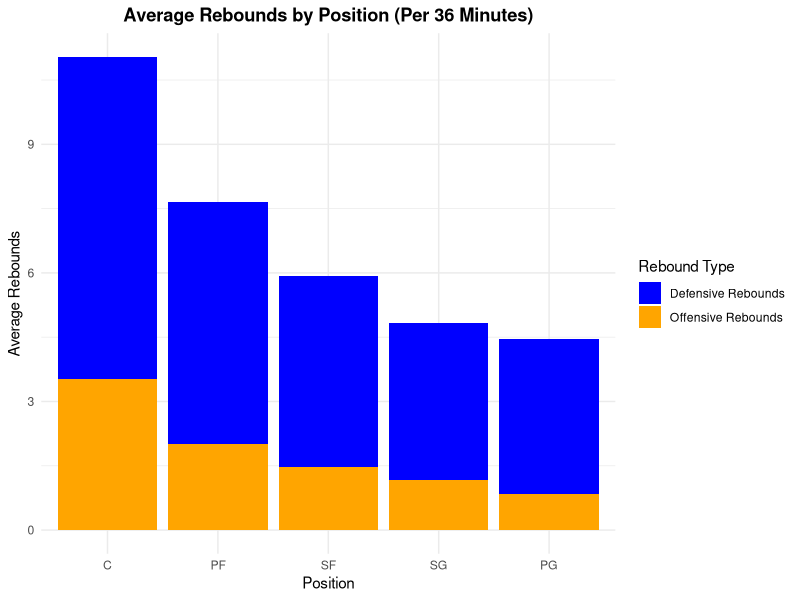
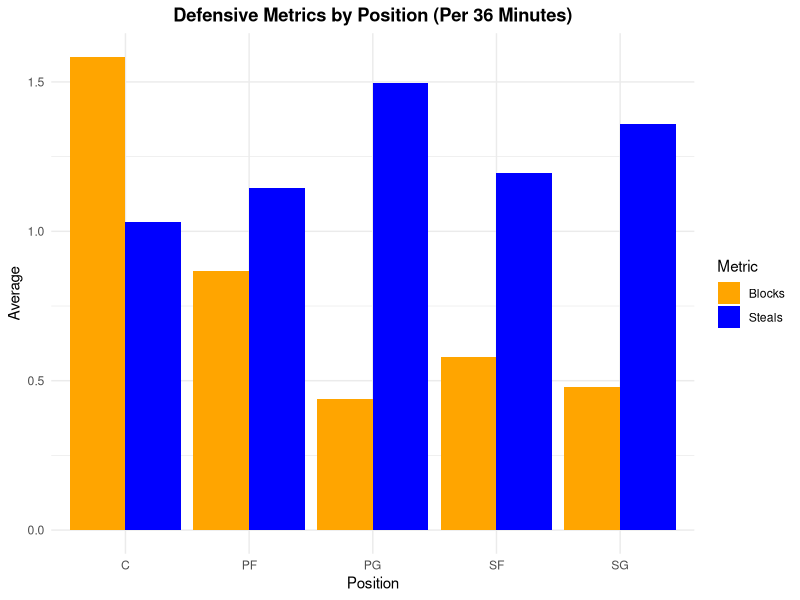

These charts were generated, in order, by the following R code:
# Defense and rebounding analysis by positions
# Coder 3: Tianjie Zhang
# Analysis 1: Generate stacked bar plots for rebound types by position
# Analysis 2: Create grouped bar plots of defensive metrics


library(tidyverse)
library(ggplot2)


# Define output path
output_path <- "Output/"

# Load the cleaned dataset
nba_data <- read.csv("Output/nba_clean.csv")

# Screen players with at least 20 games
nba_data <- nba_data %>% filter(G >= 20)

# Analysis 1: Generate stacked bar plots for rebound types by position
# Calculate average rebounding statistics by position
rebound_by_pos <- nba_data %>%
  group_by(Pos) %>%
  summarize(
    Avg_ORB = mean(ORB, na.rm = TRUE),
    Avg_DRB = mean(DRB, na.rm = TRUE),
    Avg_TRB = mean(TRB, na.rm = TRUE),
    n = n()
  ) %>%
  arrange(desc(Avg_TRB))

# Save the summary table
write.csv(rebound_by_pos, paste0(output_path, "rebounding_by_position.csv"), row.names = FALSE)

# Prepare data for plotting
rebound_long <- rebound_by_pos %>%
  select(Pos, Avg_ORB, Avg_DRB) %>%
  pivot_longer(cols = c(Avg_ORB, Avg_DRB), 
               names_to = "Rebound_Type", 
               values_to = "Average")

# Create a factor to order positions by total rebounds
rebound_long$Pos <- factor(rebound_long$Pos, 
                           levels = rebound_by_pos$Pos[order(rebound_by_pos$Avg_TRB, decreasing = TRUE)])

# Create stacked bar plot for rebounds
p1 <- ggplot(rebound_long, aes(x = Pos, y = Average, fill = Rebound_Type)) +
  geom_bar(stat = "identity", position = "stack") +
  scale_fill_manual(values = c("Avg_ORB" = "orange", "Avg_DRB" = "blue"),
                    labels = c("Avg_ORB" = "Offensive Rebounds", "Avg_DRB" = "Defensive Rebounds")) +
  labs(title = "Average Rebounds by Position (Per 36 Minutes)",
       x = "Position",
       y = "Average Rebounds",
       fill = "Rebound Type") +
  theme_minimal() +
  theme(axis.text.x = element_text(angle = 0, hjust = 0.5),
        plot.title = element_text(hjust = 0.5, face = "bold"))

ggsave(paste0(output_path, "rebounds_by_position_stacked.png"), p1, width = 8, height = 6, dpi = 400)

# Analysis 2: Create grouped bar plots of defensive metrics
# Calculate average defensive statistics by position
defense_by_pos <- nba_data %>%
  group_by(Pos) %>%
  summarize(
    Avg_STL = mean(STL, na.rm = TRUE),
    Avg_BLK = mean(BLK, na.rm = TRUE),
    n = n()
  )

# Save the summary table
write.csv(defense_by_pos, paste0(output_path, "defense_by_position.csv"), row.names = FALSE)

# Prepare data for plotting
defense_long <- defense_by_pos %>%
  select(Pos, Avg_STL, Avg_BLK) %>%
  pivot_longer(cols = c(Avg_STL, Avg_BLK), 
               names_to = "Defensive_Metric", 
               values_to = "Average")

# Create grouped bar plot for defensive metrics
p2 <- ggplot(defense_long, aes(x = Pos, y = Average, fill = Defensive_Metric)) +
  geom_bar(stat = "identity", position = "dodge") +
  scale_fill_manual(values = c("Avg_STL" = "blue", "Avg_BLK" = "orange"),
                    labels = c("Avg_STL" = "Steals", "Avg_BLK" = "Blocks")) +
  labs(title = "Defensive Metrics by Position (Per 36 Minutes)",
       x = "Position",
       y = "Average",
       fill = "Metric") +
  theme_minimal() +
  theme(axis.text.x = element_text(angle = 0, hjust = 0.5),
        plot.title = element_text(hjust = 0.5, face = "bold"))

ggsave(paste0(output_path, "defensive_metrics_by_position.png"), p2, width = 8, height = 6, dpi = 400)

# Print summary information
cat("\nSummary of Rebounding by Position:\n")
print(rebound_by_pos)

cat("\nSummary of Defensive Statistics by Position:\n")
print(defense_by_pos)

cat("\nDefense and Rebounding Analysis Complete!\n")
